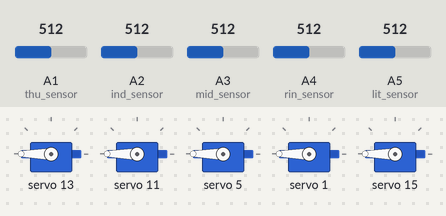
Simulated run of this sketch. Board: Arduino Uno, built with avr-gcc and run on an emulated ATmega328P. Shown: 5 × servo. The inputs (shaded band) are chosen by the test bench; at power-on: A1 (thu_sensor) = 512, A2 (ind_sensor) = 512, A3 (mid_sensor) = 512, A4 (rin_sensor) = 512, A5 (lit_sensor) = 512. What the sketch prints to the serial monitor is not drawn.

Above: at 1.2 s.
1.3 s: A1 (thu_sensor) set to 716
2.8 s: A2 (ind_sensor) set to 110
5.8 s: A2 (ind_sensor) set to 89
8.8 s: A3 (mid_sensor) set to 106
11.8 s: A3 (mid_sensor) set to 93
14.8 s: A4 (rin_sensor) set to 108
16.3 s: A4 (rin_sensor) set to 89
Timing chart, 0 to 18.8 s (numbered marks = the images above; inputs shaded):
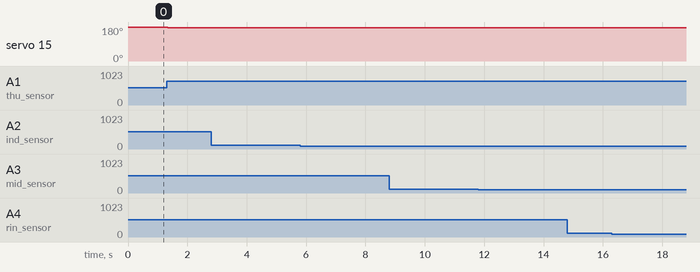

The sketch:

prosthetic_new_simp.ino
```cpp
#include <Servo.h>
#include "HCPCA9685.h"
#define  I2CAdd 0x40
HCPCA9685 HCPCA9685(I2CAdd);
int ind_cl = 13;
int mid_cl = 11;
int rin_cl = 5;
int lit_cl = 1;
int thu_cl = 15;

int ind_val;
int mid_val;
int rin_val;
int lit_val;
int thu_val;

int ind_ang;
int mid_ang;
int rin_ang;
int lit_ang;
int thu_ang;

int ind_sensor = A2;
int mid_sensor = A3;
int rin_sensor = A4;
int lit_sensor = A5;
int thu_sensor = A1;


void setup() {
  // put your setup code here, to run once:
  Serial.begin(9600);
  HCPCA9685.Init(SERVO_MODE);

  /* Wake the device up */
  HCPCA9685.Sleep(false);

  HCPCA9685.Servo(ind_cl, 0);
  HCPCA9685.Servo(mid_cl, 0);
  HCPCA9685.Servo(rin_cl, 0);
  HCPCA9685.Servo(lit_cl, 0);
  HCPCA9685.Servo(thu_cl, 0);
}

void loop() {
  // put your main code here, to run repeatedly:
  ind_val = analogRead(ind_sensor);
  mid_val = analogRead(mid_sensor);
  rin_val = analogRead(rin_sensor);
  lit_val = analogRead(lit_sensor);
  thu_val = analogRead(thu_sensor);

  ind_ang = map(ind_val,750,900,360,0);
  mid_ang = map(mid_val,750,880,360,0);
  rin_ang = map(rin_val,890,960,360,0);
  lit_ang = map(lit_val,910,975,360,0);
  thu_ang = map(thu_val,720,790,360,0);

  HCPCA9685.Servo(ind_cl, ind_ang);
  HCPCA9685.Servo(mid_cl, mid_ang);
  HCPCA9685.Servo(rin_cl, rin_ang);
  HCPCA9685.Servo(lit_cl, lit_ang);
  HCPCA9685.Servo(thu_cl, thu_ang);

  Serial.print(ind_val);
  Serial.print("    ");
  Serial.print(mid_val);
  Serial.print("    ");
  Serial.print(rin_val);
  Serial.print("    ");
  Serial.print(lit_val);
  Serial.print("    ");
  Serial.print(thu_val);
  Serial.println("    ");

}
```

Measured:
- after the input at 1.3 s, servo 15: 180° → 175° at once
- after the input at 2.8 s, every drawn part: stays the same
- after the input at 5.8 s, every drawn part: stays the same
- after the input at 8.8 s, every drawn part: stays the same
- after the input at 11.8 s, every drawn part: stays the same
- after the input at 14.8 s, every drawn part: stays the same
- after the input at 16.3 s, every drawn part: stays the same
